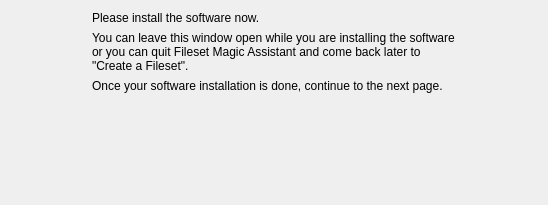
<ui version="4.0" >
 <class>CMyPropertyPage5</class>
 <widget class="QWidget" name="CMyPropertyPage5" >
  <property name="geometry" >
   <rect>
    <x>0</x>
    <y>0</y>
    <width>548</width>
    <height>205</height>
   </rect>
  </property>
  <property name="windowTitle" >
   <string>Create Fileset</string>
  </property>
  <layout class="QGridLayout" name="gridLayout" >
   <item row="0" column="0" >
    <spacer name="horizontalSpacer" >
     <property name="orientation" >
      <enum>Qt::Horizontal</enum>
     </property>
     <property name="sizeHint" stdset="0" >
      <size>
       <width>91</width>
       <height>20</height>
      </size>
     </property>
    </spacer>
   </item>
   <item row="0" column="1" >
    <layout class="QVBoxLayout" name="verticalLayout" >
     <item>
      <widget class="QLabel" name="label" >
       <property name="text" >
        <string>Please install the software now.</string>
       </property>
       <property name="alignment" >
        <set>Qt::AlignLeading|Qt::AlignLeft|Qt::AlignVCenter</set>
       </property>
      </widget>
     </item>
     <item>
      <widget class="QLabel" name="label_2" >
       <property name="text" >
        <string>You can leave this window open while you are installing the software
or you can quit Fileset Magic Assistant and come back later to
"Create a Fileset".</string>
       </property>
       <property name="alignment" >
        <set>Qt::AlignLeading|Qt::AlignLeft|Qt::AlignVCenter</set>
       </property>
      </widget>
     </item>
     <item>
      <widget class="QLabel" name="label_3" >
       <property name="text" >
        <string>Once your software installation is done, continue to the next page.</string>
       </property>
       <property name="alignment" >
        <set>Qt::AlignLeading|Qt::AlignLeft|Qt::AlignVCenter</set>
       </property>
      </widget>
     </item>
    </layout>
   </item>
   <item row="0" column="2" >
    <spacer name="horizontalSpacer_2" >
     <property name="orientation" >
      <enum>Qt::Horizontal</enum>
     </property>
     <property name="sizeHint" stdset="0" >
      <size>
       <width>91</width>
       <height>20</height>
      </size>
     </property>
    </spacer>
   </item>
   <item row="1" column="1" >
    <spacer name="verticalSpacer" >
     <property name="orientation" >
      <enum>Qt::Vertical</enum>
     </property>
     <property name="sizeHint" stdset="0" >
      <size>
       <width>20</width>
       <height>80</height>
      </size>
     </property>
    </spacer>
   </item>
  </layout>
 </widget>
 <resources/>
 <connections/>
</ui>
